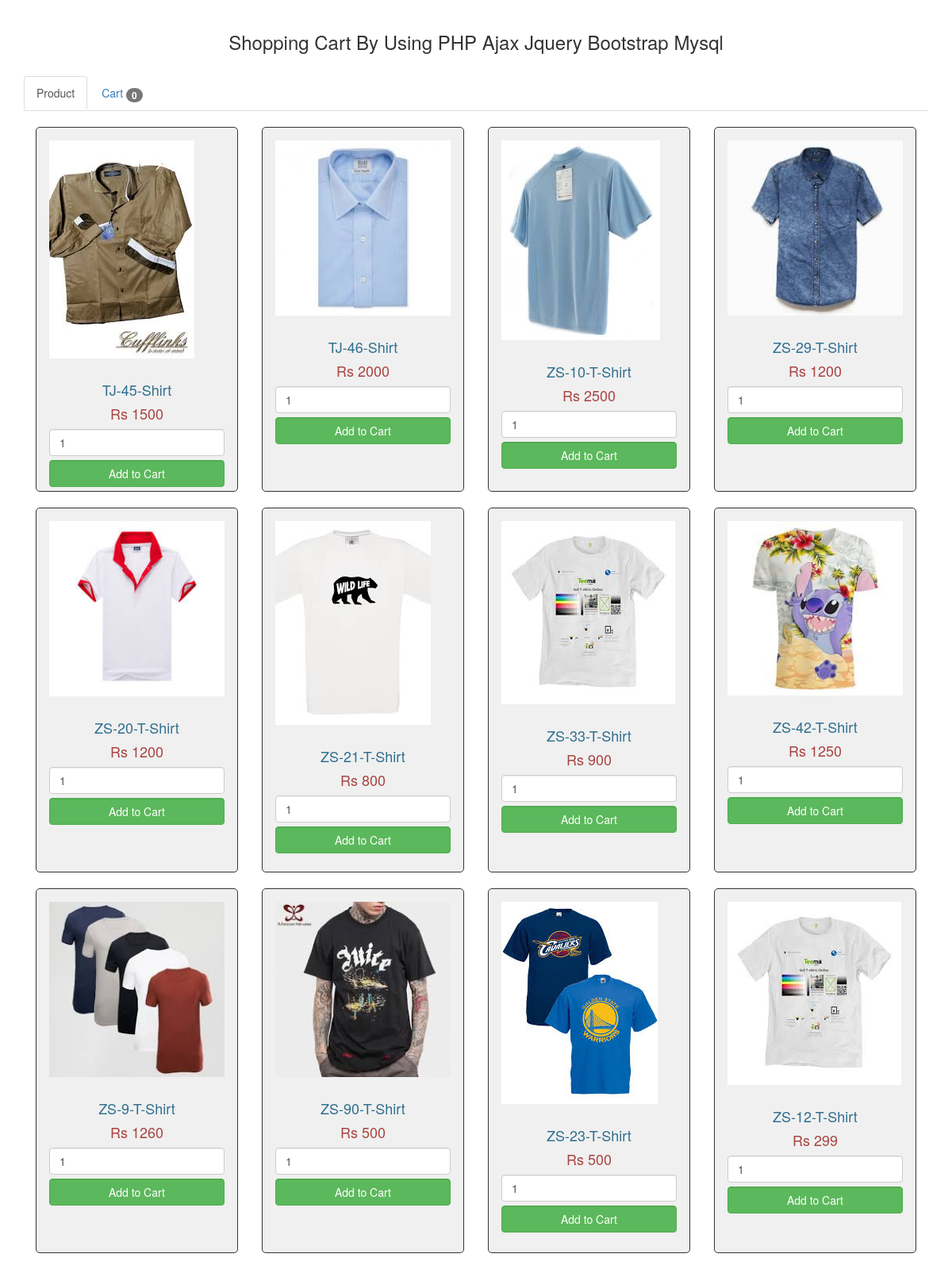
The page / on the database its author committed.
### tables this page shows
CREATE TABLE `product_table` (
  `id` int(10) NOT NULL,
  `name` varchar(200) NOT NULL,
  `image` varchar(200) NOT NULL,
  `price` varchar(100) NOT NULL
);

### dbcon.php (called while the page is built, shortened)
<?php
class Database {
	public $host = "localhost";
	public $user = "root";
	public $pass ="";
	public $dbname ="shopping_cart";
	private function connectDB() {
		$this->conn = new mysqli($this->host,$this->user,$this->pass,$this->dbname);
	}
}
 ?>

### index.php (the view, shortened to what this page needs)
<?php
include "dbcon.php";
$obj = new Database();
 ?>
<?php include "header.php"; ?>
            <br />
           <div class="container" >
                <h3 align="center"> Shopping Cart By Using  PHP Ajax Jquery Bootstrap Mysql</h3><br />
                <ul class="nav nav-tabs navigation">
                     <li class="active"><a data-toggle="tab" href="#products">Product</a></li>
                     <li><a data-toggle="tab" href="#cart">Cart <span class="badge">
                      <?php
                        if(isset($_SESSION["shopping_cart"]))
                        {
                         echo count($_SESSION["shopping_cart"]);
                        }
                        else
                        {
                          echo '0';
                        }
                      ?></span></a></li>
                </ul>
                <div class="tab-content">
                     <div id="products" class="tab-pane fade in active">
                     <?php
                     $query = "SELECT * FROM product_table ORDER BY id ASC";
                     $result = $obj->conn->query($query);
                     while($row = $result->fetch_assoc())
                     {
                     ?>
                     <div class="col-md-3" style="margin-bottom: 20px;">
                          <div class="product-display">
                               <img src="dbimages/<?php echo $row["image"]; ?>" class="img-responsive" /><br />
                               <h4 class="text-info"><?php echo $row["name"]; ?></h4>
                               <h4 class="text-danger">Rs <?php echo $row["price"]; ?></h4>
                               <input type="text" name="quantity" id="quantity<?php echo $row["id"]; ?>" class="form-control" value="1" />
                               <input type="button" name="add_to_cart" id="<?php echo $row["id"]; ?>" style="margin-top:5px;" class="btn btn-success form-control add_to_cart" value="Add to Cart" />
                          </div>
                     </div>
                     <?php
                     }
                     ?>
                     </div>
                </div>
           </div>
   <?php include "footer.php"; ?>

### header.php (shortened to what this page needs)
<!DOCTYPE html>
<html lang="en">
    <head>
        <link href="//maxcdn.bootstrapcdn.com/bootstrap/3.3.7/css/bootstrap.min.css" rel="stylesheet">
        <link href="//maxcdn.bootstrapcdn.com/font-awesome/4.6.3/css/font-awesome.min.css" rel="stylesheet">
        <link href="css/style.css" rel="stylesheet">
    </head>
    <body>

### footer.php (shortened to what this page needs)
    </body>
</html>

### css/style.css (style rules this page uses)
.navigation { margin-bottom: 20px; }
.product-display { border:1px solid #333; background-color:#f0f0f0; border-radius:5px; padding:16px; height:460px; text-align:center; }

### rows shown on the page
product_table: image (picture), name "TJ-45-Shirt", price "1500"
product_table: image (picture), name "TJ-46-Shirt", price "2000"
product_table: image (picture), name "ZS-10-T-Shirt", price "2500"
product_table: image (picture), name "ZS-29-T-Shirt", price "1200"
product_table: image (picture), name "ZS-20-T-Shirt", price "1200"
product_table: image (picture), name "ZS-21-T-Shirt", price "800"
product_table: image (picture), name "ZS-33-T-Shirt", price "900"
product_table: image (picture), name "ZS-42-T-Shirt", price "1250"
product_table: image (picture), name "ZS-9-T-Shirt", price "1260"
product_table: image (picture), name "ZS-90-T-Shirt", price "500"
product_table: image (picture), name "ZS-23-T-Shirt", price "500"
product_table: image (picture), name "ZS-12-T-Shirt", price "299"
